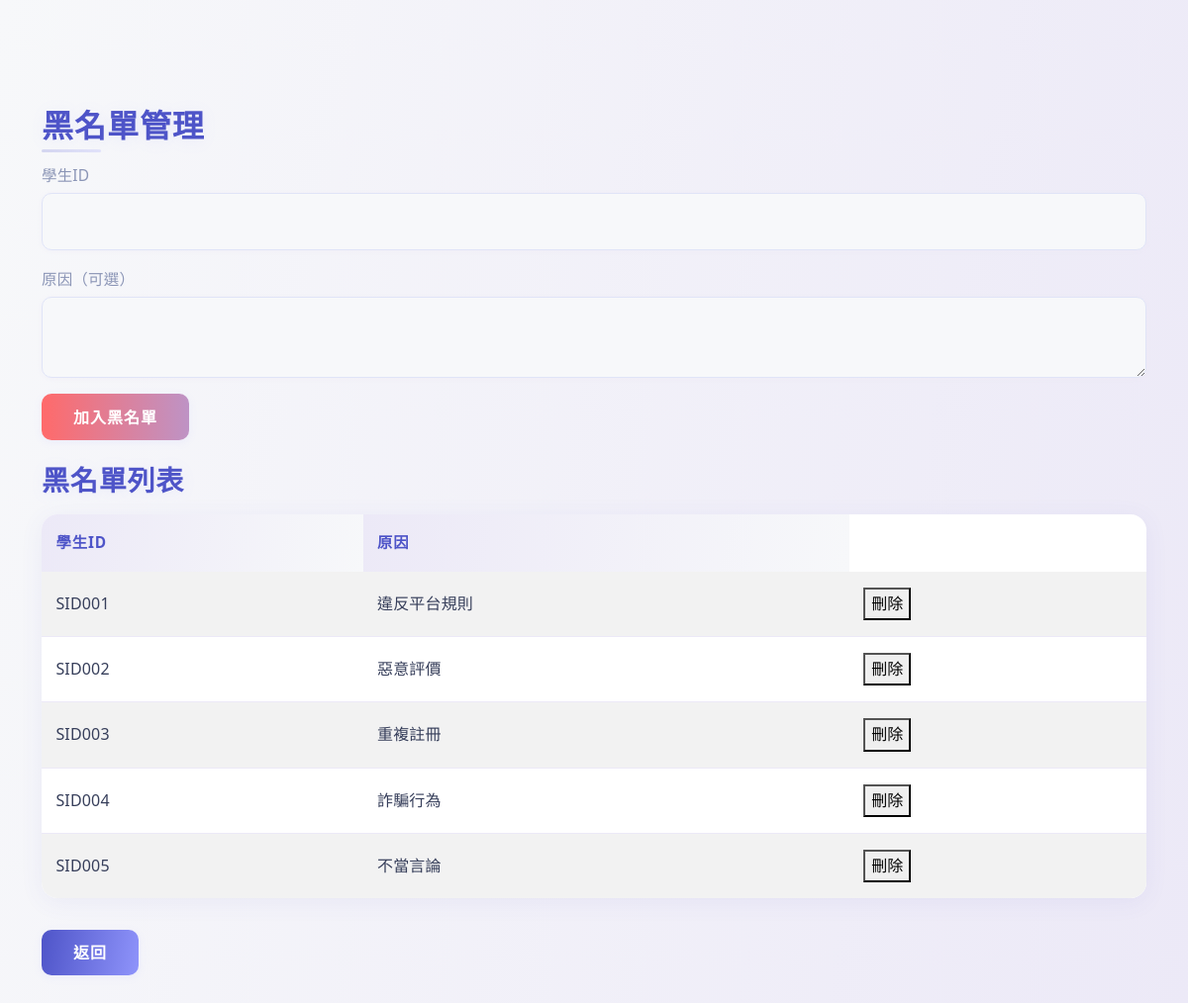
Page /manage_blacklist.php (signed in) on the committed database.
### tables this page shows
CREATE TABLE `blacklist` (
  `SID` varchar(50) NOT NULL,
  `Reason` text DEFAULT NULL
);

### src/manage_blacklist.php (the view, shortened to what this page needs)
<?php
require 'db_connect.php';
?>
<!DOCTYPE html>
<html lang="zh-TW">
<head>
    <link href="https://cdn.jsdelivr.net/npm/bootstrap@5.3.3/dist/css/bootstrap.min.css" rel="stylesheet">
    <link href="assets/css/style.css" rel="stylesheet">
</head>
<body>
    <div class="container my-5">
        <h2>黑名單管理</h2>
        <form method="POST">
            <div class="mb-3">
                <label for="sid" class="form-label">學生ID</label>
                <input type="text" class="form-control" id="sid" name="sid" required>
            </div>
            <div class="mb-3">
                <label for="reason" class="form-label">原因（可選）</label>
                <textarea class="form-control" id="reason" name="reason"></textarea>
            </div>
            <button type="submit" class="btn btn-danger">加入黑名單</button>
        </form>
        <h3 class="mt-4">黑名單列表</h3>
        <table class="table table-striped">
            <thead>
                <tr>
                    <th>學生ID</th>
                    <th>原因</th>
                </tr>
            </thead>
            <tbody>
                <?php
                $stmt = $pdo->query("SELECT SID, Reason FROM Blacklist");
                while ($row = $stmt->fetch(PDO::FETCH_ASSOC)) {
                    echo '
                    <tr>
                        <td>' . htmlspecialchars($row['SID']) . '</td>
                        <td>' . htmlspecialchars($row['Reason'] ?? '') . '</td>
                        <td>
                            <form method="post" onsubmit="return confirm(\'確定要刪除 SID ' . htmlspecialchars($row['SID']) . ' 嗎？\');" style="display:inline;">
                                <input type="hidden" name="action" value="delete">
                                <input type="hidden" name="delete_sid" value="' . htmlspecialchars($row['SID']) . '">
                                <button type="submit">刪除</button>
                            </form>
                        </td>
                    </tr>';
                }
                ?>
            </tbody>
        </table>
        <a href="admin.php" class="btn btn-secondary">返回</a>
    </div>
</body>
</html>

### assets/css/style.css (style rules this page uses)
:root { --primary-gradient: linear-gradient(100deg, #4e54c8 0%, #8f94fb 100%); --success-gradient: linear-gradient(90deg, #43cea2 0%, #185a9d 100%); --danger-gradient: linear-gradient(90deg, #ff6a6a 0%, #be93c5 100%); --sidebar-gradient: linear-gradient(145deg, #f7f8fa 0%, #ece9f7 100%); --glass-bg: rgba(255, 255, 255, 0.7); --glass-border: rgba(142, 148, 251, 0.08); --shadow-soft: 0 4px 24px rgba(79, 84, 200, 0.07); --shadow-hover: 0 10px 28px rgba(79, 84, 200, 0.13); --navbar-height: 60px; --sidebar-width: 210px; --heading-shadow: 0 2px 16px rgba(142, 148, 251, 0.10); --text-muted: #8b95b6; --border-radius: 16px; --border-radius-lg: 22px; --card-border: 1px solid rgba(142, 148, 251, 0.10); --input-border: 1px solid #e0e4f7; }
* { box-sizing: border-box; }
body { padding-top: var(--navbar-height); font-family: 'Noto Sans JP', 'Segoe UI', 'Inter', Arial, sans-serif; background: linear-gradient(100deg, #f7f8fa 0%, #ece9f7 100%); background-attachment: fixed; line-height: 1.7; color: #373f5b; letter-spacing: 0.01em; min-height: 100vh; }
.btn { border-radius: 10px; font-weight: 700; padding: 0.7rem 2rem; font-family: inherit; text-transform: uppercase; letter-spacing: 1px; border: none; position: relative; background: var(--primary-gradient); color: #fff; box-shadow: 0 2px 8px #8f94fb1a; transition: background 0.18s, box-shadow 0.18s, transform 0.09s; }
.btn-danger { background: var(--danger-gradient); }
.table { border-radius: var(--border-radius); border: none; margin-bottom: 2rem; background: #fff; box-shadow: var(--shadow-soft); overflow: hidden; }
.table thead th { background: linear-gradient(100deg, #ece9f7 0%, #f7f8fa 100%); border: none; font-weight: 700; color: #4e54c8; padding: 1rem 0.9rem; font-size: 0.96rem; text-transform: uppercase; letter-spacing: 0.06em; }
.table tbody td { border: none; border-bottom: 1px solid #ece9f7; padding: 1rem 0.9rem; vertical-align: middle; color: #373f5b; }
.table tbody tr:last-child td { border-bottom: none; }
.form-control { border-radius: 10px; border: var(--input-border); background: #f7f8fa; color: #373f5b; box-shadow: 0 1px 4px #ece9f770; padding: 1rem 1.15rem; font-size: 1rem; transition: border-color 0.13s, box-shadow 0.12s, background 0.10s; }
.form-control::placeholder { color: var(--text-muted); }
h1, h2, h3, h4, h5, h6 { color: #4e54c8; font-family: inherit; font-weight: 900; margin-bottom: 1.1rem; text-shadow: var(--heading-shadow); letter-spacing: 0.03em; position: relative; }
h1::after, h2::after { content: ''; position: absolute; left: 0; bottom: -8px; width: 60px; height: 3px; background: var(--primary-gradient); border-radius: 2px; opacity: 0.2; }
.btn { position: relative; overflow: hidden; }
.btn::after { content: ''; position: absolute; left: 50%; bottom: 0; width: 0; height: 3px; background: var(--primary-gradient); transition: width 0.25s cubic-bezier(.76,.01,.65,1.02), left 0.25s; }
.card, .table { transition: box-shadow 0.25s cubic-bezier(.68,-0.55,.27,1.55), transform 0.18s; }
.form-label { color: var(--text-muted); font-size: 0.97rem; font-weight: 500; margin-bottom: 0.3rem; display: block; }
:root { --logo-blue: #4e54c8; --logo-blue-dark: #25255b; --logo-purple: #3c3163; }

### rows in the picture
blacklist: SID "SID001", Reason "違反平台規則"
blacklist: SID "SID002", Reason "惡意評價"
blacklist: SID "SID003", Reason "重複註冊"
blacklist: SID "SID004", Reason "詐騙行為"
blacklist: SID "SID005", Reason "不當言論"
